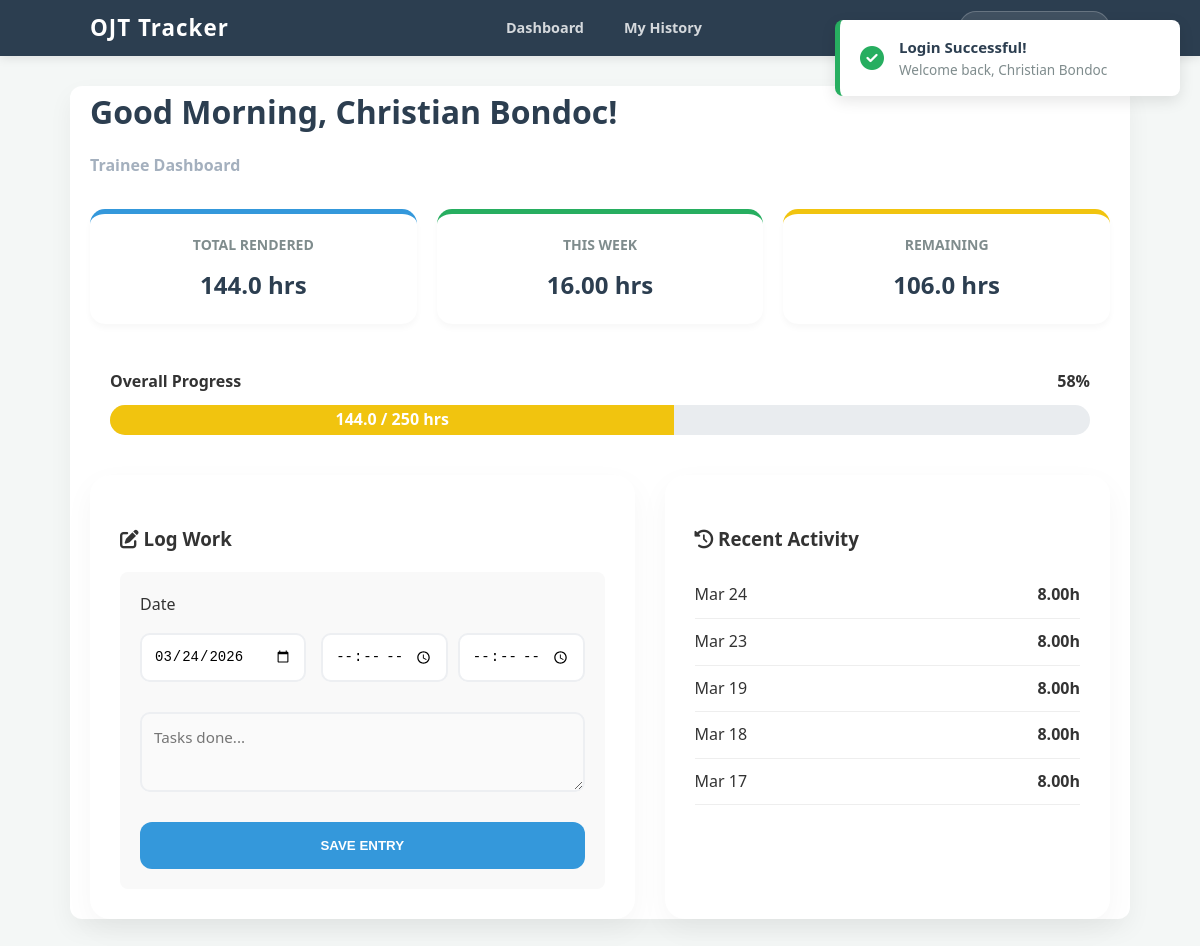
Screenshot of /OjtTracker/actions/login_process.php (signed in) with the database file from the repository.
### tables this page shows
CREATE TABLE `users` (
  `id` int(11) NOT NULL,
  `username` varchar(50) NOT NULL,
  `full_name` varchar(255) DEFAULT NULL,
  `school` varchar(255) DEFAULT NULL,
  `password` varchar(255) NOT NULL,
  `total_required` int(11) DEFAULT 600,
  `security_question` varchar(255) DEFAULT NULL,
  `security_answer` varchar(255) DEFAULT NULL,
  `role` enum('user','admin') DEFAULT 'user'
);

CREATE TABLE `logs` (
  `id` int(11) NOT NULL,
  `user_id` int(11) DEFAULT NULL,
  `log_date` date DEFAULT NULL,
  `time_in` time DEFAULT NULL,
  `time_out` time DEFAULT NULL,
  `hours_rendered` decimal(5,2) DEFAULT NULL,
  `task_description` text DEFAULT NULL
);

### OjtTracker/actions/login_process.php (the view, shortened to what this page needs)
<?php
include '../includes/database.php';
$uid = $_SESSION['user_id'];
$stmt_user = $conn->prepare("SELECT * FROM users WHERE id = ?");
$stmt_user->bind_param("i", $uid);
$stmt_user->execute();
$user_data = $stmt_user->get_result()->fetch_assoc();
$stmt_total = $conn->prepare("SELECT SUM(hours_rendered) as total FROM logs WHERE user_id = ?");
$stmt_total->bind_param("i", $uid);
$stmt_total->execute();
$rendered = $stmt_total->get_result()->fetch_assoc()['total'] ?? 0;
$required = $user_data['total_required'] ?? 0;
$total_progress = ($required > 0) ? ($rendered / $required) * 100 : 0;
$total_progress = min($total_progress, 100);
$total_class = ($total_progress > 75) ? 'bg-high' : (($total_progress > 30) ? 'bg-mid' : 'bg-low');
$start_of_week = date('Y-m-d', strtotime('monday this week'));
$end_of_week = date('Y-m-d', strtotime('sunday this week'));
$stmt_week = $conn->prepare("SELECT SUM(hours_rendered) as weekly_total FROM logs WHERE user_id = ? AND log_date BETWEEN ? AND ?");
$stmt_week->bind_param("iss", $uid, $start_of_week, $end_of_week);
$stmt_week->execute();
$weekly_rendered = $stmt_week->get_result()->fetch_assoc()['weekly_total'] ?? 0;
$stmt_recent = $conn->prepare("SELECT * FROM logs WHERE user_id = ? ORDER BY log_date DESC, time_in DESC LIMIT 5");
$stmt_recent->bind_param("i", $uid);
$stmt_recent->execute();
$recent_logs = $stmt_recent->get_result();
$remaining = max(0, $required - $rendered);
$greeting = (date('H') < 12) ? "Good Morning" : ((date('H') < 17) ? "Good Afternoon" : "Good Evening");
?>
<!DOCTYPE html>
<html lang="en">
<head>
    <link rel="stylesheet" href="assets/css/style.css">
    <link rel="stylesheet" href="https://cdnjs.cloudflare.com/ajax/libs/font-awesome/6.4.0/css/all.min.css">
</head>
<body>
    <div class="toast-container">
        <?php if (isset($_SESSION['login_success'])): ?>
            <div id="login-toast" class="alert-toast">
                <div class="alert-icon"><i class="fas fa-check-circle"></i></div>
                <div class="alert-text">
                    <strong>Login Successful!</strong>
                    <span>Welcome back, <?= htmlspecialchars($_SESSION['full_name']); ?></span>
                </div>
            </div>
        <?php endif; ?>
    </div>
    <?php include 'includes/navbar.php'; ?>
    <div class="container">
        <div style="margin-bottom: 30px;">
            <h1 style="margin:0; font-weight: 900; color: var(--dark);"><?= $greeting ?>, <?= htmlspecialchars($user_data['full_name']); ?>!</h1>
            <p style="color: #a4b0be; font-weight: 600;">Trainee Dashboard</p>
        </div>
        <div class="stats">
            <div class="card"><h3>Total Rendered</h3><p><?= number_format($rendered, 1); ?> hrs</p></div>
            <div class="card" style="border-top-color: var(--success);"><h3>This Week</h3><p><?= $weekly_rendered; ?> hrs</p></div>
            <div class="card" style="border-top-color: var(--warning);"><h3>Remaining</h3><p><?= number_format($remaining, 1); ?> hrs</p></div>
        </div>
        <div class="progress-section">
            <div class="progress-label" style="display:flex; justify-content: space-between; margin-bottom: 10px; font-weight: 700;">
                <span>Overall Progress</span><span><?= round($total_progress); ?>%</span>
            </div>
            <div class="progress-container">
                <div class="progress-fill <?= $total_class ?>" style="width: <?= $total_progress; ?>%;">
                    <?= number_format($rendered, 1); ?> / <?= $required; ?> hrs
                </div>
            </div>
        </div>
        <div class="main-grid">
            <div class="section-box">
                <h3><i class="fas fa-edit"></i> Log Work</h3>
                <form action="actions/save_log.php" method="POST">
                    <label>Date</label>
                    <input type="date" name="date" value="<?= date('Y-m-d'); ?>" class="form-control" required>
                    <div style="display: flex; gap: 10px;">
                        <input type="time" name="time_in" class="form-control" required>
                        <input type="time" name="time_out" class="form-control" required>
                    </div>
                    <textarea name="task_description" class="form-control" rows="4" placeholder="Tasks done..."></textarea>
                    <button type="submit" class="btn-submit">SAVE ENTRY</button>
                </form>
            </div>
            <div class="section-box">
                <h3><i class="fas fa-history"></i> Recent Activity</h3>
                <?php while($row = $recent_logs->fetch_assoc()): ?>
                <div style="padding: 10px 0; border-bottom: 1px solid #eee; display: flex; justify-content: space-between;">
                    <span><?= date('M d', strtotime($row['log_date'])) ?></span>
                    <strong><?= $row['hours_rendered'] ?>h</strong>
                </div>
                <?php endwhile; ?>
            </div>
        </div>
    </div>
</body>
</html>

### OjtTracker/assets/css/style.css (style rules this page uses)
body { font-family: 'Segoe UI', Tahoma, Geneva, Verdana, sans-serif; background: #f4f7f6; color: #333; line-height: 1.6; margin: 0; }
.container { width: 85%; max-width: 1000px; margin: 50px auto; background: white; padding: 30px; border-radius: 12px; box-shadow: 0 10px 25px rgba(0,0,0,0.05); }
.stats { display: flex; justify-content: space-between; gap: 20px; margin-bottom: 30px; }
.card { background: #ffffff; padding: 20px; flex: 1; text-align: center; border-radius: 10px; border-top: 5px solid #27ae60; box-shadow: 0 2px 4px rgba(0,0,0,0.05); }
.card h3 { margin: 0; font-size: 14px; color: #7f8c8d; text-transform: uppercase; }
.card p { margin: 10px 0 0; font-size: 22px; font-weight: bold; color: #2c3e50; }
form { display: grid; grid-template-columns: 1fr 1fr; gap: 15px; background: #f9f9f9; padding: 20px; border-radius: 8px; }
form h3, form label { grid-column: span 2; }
input, select, textarea { padding: 12px; border: 1px solid #ddd; border-radius: 6px; font-size: 14px; }
textarea { grid-column: span 2; height: 80px; resize: vertical; }
button { grid-column: span 2; background: #2c3e50; color: white; padding: 15px; border: none; border-radius: 6px; font-weight: bold; cursor: pointer; transition: background 0.3s; }
textarea { width: 100%; padding: 12px; border: 1.5px solid #e0e0e0; border-radius: 10px; box-sizing: border-box; font-family: inherit; font-size: 0.95rem; line-height: 1.5; resize: vertical; transition: border-color 0.2s, box-shadow 0.2s; background-color: #fafafa; }
.alert-toast { position: relative; background: #ffffff; border-left: 5px solid #27ae60; border-radius: 12px; box-shadow: 0 10px 25px rgba(0,0,0,0.1); margin-bottom: 25px; overflow: hidden; animation: slideIn 0.5s ease forwards; }
.alert-icon { font-size: 24px; color: #27ae60; }
.alert-text { display: flex; flex-direction: column; flex-grow: 1; }
.alert-text strong { color: #2c3e50; font-size: 15px; }
.alert-text span { color: #7f8c8d; font-size: 13px; }

### OjtTracker/actions/login_process.php (style rules this page uses)
:root { --primary: #3498db; --success: #27ae60; --warning: #f1c40f; --danger: #e74c3c; --dark: #2c3e50; --soft-bg: #f4f7f6; }
body { background: var(--soft-bg); font-family: 'Segoe UI', sans-serif; margin: 0; color: #333; }
.container { max-width: 1100px; margin: 30px auto; padding: 0 20px; }
.toast-container { position: fixed; top: 20px; right: 20px; z-index: 9999; }
.alert-toast { background: white; border-left: 5px solid var(--success); box-shadow: 0 5px 15px rgba(0,0,0,0.1); border-radius: 8px; padding: 15px 20px; min-width: 300px; position: relative; overflow: hidden; display: flex; align-items: center; gap: 15px; animation: slideIn 0.5s ease forwards; }
.alert-icon { color: var(--success); font-size: 1.5rem; }
.alert-text strong { display: block; color: var(--dark); }
.alert-text span { font-size: 0.85rem; color: #7f8c8d; }
.stats { display: grid; grid-template-columns: repeat(auto-fit, minmax(200px, 1fr)); gap: 20px; margin-bottom: 25px; }
.card { background: white; padding: 20px; border-radius: 15px; box-shadow: 0 4px 6px rgba(0,0,0,0.03); border-top: 5px solid var(--primary); text-align: center; }
.card p { margin: 10px 0 0; font-size: 1.5rem; font-weight: 800; color: var(--dark); }
.progress-section { background: white; padding: 20px; border-radius: 15px; margin-bottom: 20px; }
.progress-container { background: #e9ecef; border-radius: 50px; height: 30px; overflow: hidden; }
.progress-fill { height: 100%; display: flex; align-items: center; justify-content: center; color: white; font-weight: 800; transition: width 1.5s ease; }
.bg-mid { background-color: var(--warning); }
.main-grid { display: grid; grid-template-columns: 1.1fr 0.9fr; gap: 30px; }
.section-box { background: white; padding: 30px; border-radius: 20px; box-shadow: 0 10px 30px rgba(0,0,0,0.04); }
.form-control { width: 100%; padding: 12px; border: 2px solid #edeff2; border-radius: 10px; margin-bottom: 15px; box-sizing: border-box; }
.btn-submit { width: 100%; padding: 16px; background: var(--primary); color: white; border: none; border-radius: 12px; font-weight: 800; cursor: pointer; }

### rows the page displays
users: full_name "Christian Bondoc", total_required "250"
logs: log_date "Mar 24", hours_rendered "8.00"
logs: log_date "Mar 23", hours_rendered "8.00"
logs: log_date "Mar 19", hours_rendered "8.00"
logs: log_date "Mar 18", hours_rendered "8.00"
logs: log_date "Mar 17", hours_rendered "8.00"

### other values shown
$_SESSION['full_name'] "Christian Bondoc"
$rendered "144.0"
$weekly_rendered "16.00"
$remaining "106.0"
$total_progress "58"
